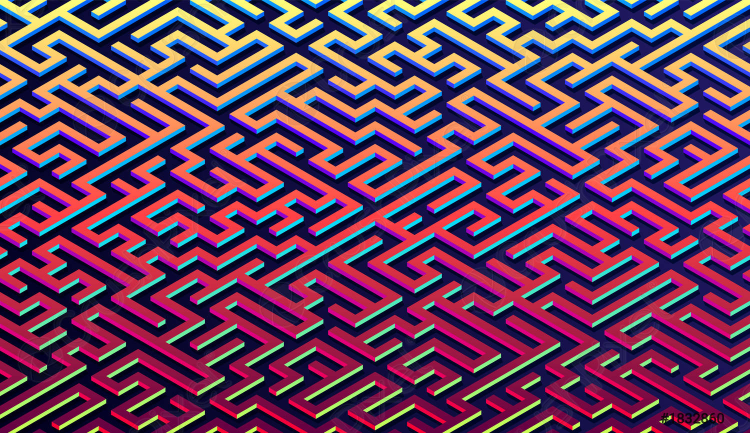
#> input picture programa/img/inicio.jpg, 1500 x 866 px (shown at 1/2 size)
$ python -i main.py   (imports and definitions only)
#> lines starting #> are read from the running program, lines starting #| are printed output that depends on the picture
import os
from tkinter import font
from pyswip import Prolog
import tkinter as tk
from tkinter import filedialog
from tkinter import *
from PIL import ImageTk, Image
from copy import deepcopy
from datetime import datetime
import uuid
from scroll import ScrollableFrame


"""
getVentana
E: Ninguna
S: Una Ventana
R: Los recursos solicitados deben existir
O: Crear una ventana para el programa
"""
def getVentana():
    global ventana
    ventana = Tk()
    ventana.iconbitmap("img/icono.ico")
    ventana.title("Laberinto")
    x = 1280
    y = 720

    cambiarTama(x,y)
    ventana.columnconfigure(0,weight=1, uniform="vent")
    ventana.rowconfigure(0,weight=1)
    ventana.resizable(width=False, height=False)
    return ventana


"""
cambiarTama(x,y)
E: x->Ancho de la ventana, y-> alto de la ventana
S: Cambio del tamaño de ventana
R: Los parametros deben ser numericos
O: Cambiar el tamaño de la ventana
"""
def cambiarTama(x, y):
    global ventana
    anchoPantalla = ventana.winfo_screenwidth()
    altoPantalla = ventana.winfo_screenheight()
    centroX = int(anchoPantalla/2 - x / 2)
    centroY = int(altoPantalla/2 - y / 2)
    ventana.geometry(f'{x}x{y}+{centroX}+{centroY}')


ventana = getVentana()
# [1 line that did not run here, left out]
# [1 line not run here, left out]

rutaArchivoLaberinto = ""
laberinto = []
tablero = []
posX = 0
posY = 0
inicioX = 0
inicioY=0
finX = 0
finY = 0
gano = "inactivo"

fichaAnterior = "i"
colores = {"x": "#211438",
           "auto": "#9734FA",
           "sugerencia": "#9734FA",
           "O": "#71A85E",
           "◯": "#71A85E",
           "i": "#D7FA0F",
           "inicio": "#D7FA0F",
           "f": "#FA5041",
           "ar": "#C9429E",
           "ab": "#0A56AD",
           "ad": "#E28B48",
           "at": "#F4D03F",
           "inter": "#873600",
           "normal": "#71A85E",
           }
frames= {}
movRepeticion = []
nickname = "Jugador 1"
numeroMovimientos = 0
numeroSugerencias = 10
tiempoInicio = datetime.now()


"""
raise_frame(frame, x, y)
E: frame->un frame, (x,y) -> nuevas dimensiones de la ventana
S: Cambio grafico en la ventana
R: El frame debe existir y las dimensiones deben ser numericas
O: Cambiar la ventana actual
"""
def raise_frame(frame,x,y):
    cambiarTama(x,y)
    frame.tkraise()


"""
crearPaginaInicio
E: ninguna
S: Pagina inicio
R: Ninguna
O: Crear la pagina de inicio
"""
# [24 lines left out: function crearPaginaInicio, not called in this run]


"""
crearPaginaPreJuego
E: Ninguna
S: Pagina pre juego
R: Se deben seleccionar nickname y laberinto
O: Solicitar los datos para la creación del laberinto
"""
# [27 lines left out: function crearPaginaPreJuego, not called in this run]


"""
crearPaginaTablero
E: Ninguna
S: Pagina tablero
R: Se debe haber seleccionado un nombre y laberinto previamente
O: Brindar una interfaz para jugar
"""
# [86 lines left out: function crearPaginaTablero, not called in this run]


"""
crearPaginaFinal
E: Ninguna
S: Pagina final
R: El estado de juego no puede ser "activo"
O: Mostrar la información de la partida al momento de terminar
"""
# [34 lines left out: function crearPaginaFinal, not called in this run]


"""
crearPaginaEstadisticas
E: ventanaAnterior-> nombre de la ventana anterior para poder volver a ella
S: Pagina de estadisticas
R: Ninguna
O: Mostrar las estadisticas de las partidas
"""
# [49 lines left out: function crearPaginaEstadisticas, not called in this run]


"""
getEstadisticas
E: Ninguna
S: lista de estadisticas almacenadas
R: Debe existir el archivo de estadisticas
O: Obtener un registro de todas las estadisticas almacenadas
"""
# [10 lines left out: function getEstadisticas, not called in this run]


"""
getRepeticion
E: id-> id del archivo en donde se encuentra la repetición
S: lista de movimientos de la partida guardada
R: el id debe existir
O: Obtener la lista de movimientos de una repetición
"""
# [10 lines left out: function getRepeticion, not called in this run]


"""
getPaginaRepeticion
E: id-> id de la repeticion
S: Pagina repeticion
R: el id debe existir
O: Crear una pagina para reproducir la repetición
"""
# [73 lines left out: function getPaginaRepeticion, not called in this run]


"""
reproducirRepeticion(tablero, repeticion)
E: tablero->matriz de fichas , repetición->lista de movimientos
S: reproduccion de la repetición
R: deben existir tablero y archivo con el id indicado previamente
O: representar graficamente la repetición de la partida
"""
# [10 lines left out: function reproducirRepeticion, not called in this run]


"""
reproducirRepeticionAux(tab, punto)
E: tab -> matriz de fichas, punto-> indice de la ficha a modificar
S: cambio grafico en una ficha especifica
R: el punto debe pertenecer al tablero
O: Cambiar el color de la ficha segun el tipo de movimiento
"""
# [11 lines left out: function reproducirRepeticionAux, not called in this run]


"""
parpadear
E: objeto -> objeto a resaltar, (col1, col2) ->colores , cant ->cantidad de veces a repetir el cambio
S: Cambio grafico de la ficha
R: El objeto debe existir y tener una propiedad ["bg"], los colores deben ser validos y cant >0
O: Cambia los colores de un objeto para que este parpadee graficamente
"""
# [5 lines left out: function parpadear, not called in this run]


"""
reiniciar
E: ninguna
S: reinicio del juego
R: ninguna
O: Reinicia el laberinto y guarda la partida como abandono
"""
# [5 lines left out: function reiniciar, not called in this run]


"""
guardarEstadisticas
E: pNickname-> nickname del usuario , pCantmov->cantidad de movimientos realizados,
    pCantSug->cantidad de sugerencias solicitadas, pTiempo -> tiempo que tardo en completar el laberinto, pTipoFin ->de que manera termino el laberinto
S: id de la nueva entrada
R: nicname, tiempo y tipofin deben ser cadenas de text
O: Guardar la partida terminada en estadisticas
"""
# [7 lines left out: function guardarEstadisticas, not called in this run]


"""
guardarRepeticion
E: id -> id de la partida recien registrada en estadisticas
S: nuevo archivo de repetición
R: ninguna
O: guardar la repetición y el laberinto jugado en sus respectivas carpetas
"""
# [15 lines left out: function guardarRepeticion, not called in this run]


"""
crearFrame
E: ninguna
S: Nuevo frame
R: Debe existir ventana
O: Crear un nuevo frame
"""
# [5 lines left out: function crearFrame, not called in this run]


"""
solicitarArchivo
E: ningua
S: ruta del archivo seleccionado
R: ninguna
O: Seleccionar el laberinto que se desea jugar
"""
# [4 lines left out: function solicitarArchivo, not called in this run]


"""
reestablecerValores
E: ninguna
S: valores en su estado inicial
R: ninguna
O: Reestablece todos los valores a su estado inicial
"""
# [14 lines left out: function reestablecerValores, not called in this run]


"""
iniciarJuego
E: ninguna
S: Inicio del juego
R: se debe haber indicado nickname y laberinto
O: Iniciar la partida
"""
# [9 lines left out: function iniciarJuego, not called in this run]


"""
transformarLaberinto
E: laberintoProlog -> matriz del laberinto en formato de prolog
S: matriz del laberinto formato python
R: ninguna
O: Parsear la entrada recibida por prolog
"""
# [10 lines left out: function transformarLaberinto, not called in this run]


"""
obternerPosicionInicial
E: ninguna
S: posiciones iniciales y finales del laberinto
R: debe existir un laberinto cargado
O: Obtener las posiciones del laberinto
"""
# [21 lines left out: function obtenerPosicionInicial, not called in this run]


"""
abandonarPartida
E: ninguna
S: termina la partida
R: El juego debe haber comenzado
O: Abandonar una partida
"""
# [5 lines left out: function abandonarPartida, not called in this run]


solucionLaberinto= []


"""
solucionarLaberinto
E: laberintoSol -> laberinto a solucionar, puntoInicio -> punto de inicio del laberinto, puntoFinal -> punto final del laberinto
S: lista con los puntos solución del laberinto
R: puntoInicio y puntoFinal deben ser tuplas (x,y), laberintoSol una copia del laberinto original
O: Obtener solución del laberinto
este algoritmo fue basado en el siguiente articulo https://programmerclick.com/article/67791960095/
tomando en cuenta las diferencias entre los objetivos
"""
# [21 lines left out: function solucionarLaberinto, not called in this run]

######################################################################################################################################################

"""
solicitarSugerencia
E: boton -> botono de solicitar sugerencia
S: cambio grafico en el punto sugerido y el boton de solicitar
R: Debe existir una solución
O: Obtener una sugerencia para el movimiento
"""
# [23 lines left out: function solicitarSugerencia, not called in this run]


"""
mostrarSugerencia
E: ficha -> ficha a sugerir
S: cambio grafico en ficha
R: ninguna
O: mostrar graficamente la sugerencia
"""
def mostrarSugerencia(ficha):
   ficha.config(bg=colores[ficha["text"]],fg=colores[ficha["text"]])


"""
crearTablero
E: ventanaTablero -> ventana en donde se creará el tablero, laberintoTablero-> laberinto en el que se basará el tablero
S: Representación grafica del laberinto en la ventana indicada
R: debe existir el laberinto y ventana indicados
O: Crear un tablero
"""
# [24 lines left out: function crearTablero, not called in this run]


"""
autoSolucionar
E:boton -> boton de autosolución
S: Pagina final
R: el laberinto debe haber iniciado
O: solicitar autosolución del laberinto
"""
# [12 lines left out: function autoSolucionar, not called in this run]


"""
mostrarSolucion
E: tab ->tablero
S: representasión grafica de la solución
R: debe existir una solución
O: representar graficamente la solución del laberinto
"""
# [8 lines left out: function mostrarSolucion, not called in this run]


"""
obtenerSolucion
E: ninguna
S: solicitud de solución del laberinto
R: ninguna
O: Solicitar la solucióndel laberinto
"""
# [6 lines left out: function obtenerSolucion, not called in this run]

"""
verificar
E: boton -> botono de verificar posición
S: cambio grafico que indica si es valido o no
R: ninguna
O: Indicar graficamente si la posición actual forma parte de la solución
"""
# [11 lines left out: function verificar, not called in this run]


"""
verificarAux
E: boton -> boton de verificar
S: reestablece la apariencia del boton
R: ninguna
O: reestablecer la apariencia del boton
"""
def verificarAux(boton):
    boton["bg"] = "#4F67E0"
    boton["text"] = "Verificar posición"

"""
moverFichaAux
E: fichaActual  -> posición actual en tablero , fichaSiguiente->destino en tablero
S: cambio grafico del tablero
R: deben existir las posiciónes indicadas
O: Mover la ficha de manera grafica
"""
# [14 lines left out: function moverFichaAux, not called in this run]


"""
moverFicha
E: i-> indice representativo de la dirección
S: cambio de la posición de la ficha
R: el movimiento debe ser valido
O: Mover la ficha en el tablero
"""
def moverFicha(i):
    global posX, posY,fichaAnterior, numeroMovimientos, tiempoInicio, laberinto,gano,movRepeticion
    if gano != "activo":
        return
    puntosMovimientos = [(-1, 0), (1, 0), (0, -1), (0, 1)]
    letrasMovimientos = ['w','s','a','d']
    siguientePunto = (posX + puntosMovimientos[i][0], posY + puntosMovimientos[i][1])
    if siguientePunto[0] in range(len(laberinto)) and siguientePunto[1] in range(len(laberinto[siguientePunto[0]])):
        movimientoValido = bool(list(prolog.query("permiteMovimiento(%s,%s,%s)."%(fichaAnterior,letrasMovimientos[i],laberinto[siguientePunto[0]][siguientePunto[1]]))))
        if movimientoValido and gano == "activo":
            movRepeticion += [["normal",siguientePunto[0],siguientePunto[1]]]
            moverFichaAux((posX,posY),siguientePunto) #mueve la ficha graficamente
            fichaTemp = fichaAnterior
            fichaAnterior = laberinto[siguientePunto[0]][siguientePunto[1]]
            laberinto[posX][posY] = fichaTemp
            laberinto[siguientePunto[0]][siguientePunto[1]] = '◯'
            posY+=puntosMovimientos[i][1]
            posX+=puntosMovimientos[i][0]
            numeroMovimientos+=1
            contadorMov.set("Numero de movimientos: "+str(numeroMovimientos))

            if fichaAnterior =="f":
                gano = "exitosa"
                movRepeticion += [["exitosa",-1,-1]]
                crearPaginaFinal()

    if numeroMovimientos == 1:
        tiempoInicio = datetime.now()
        refrescarTiempo()


"""
moverIzquierda
E: evento de presionar la tecla direccional
S: Solicitud de mover la ficha
R: ninguna
O: Detectar la entrada de la tecla
"""
def moverIzquierda(event):
    moverFicha(2)


"""
moverDerecha
E: evento de presionar la tecla direccional
S: Solicitud de mover la ficha
R: ninguna
O: Detectar la entrada de la tecla
"""
def moverDerecha(event):
    moverFicha(3)


"""
moverArriba
E: evento de presionar la tecla direccional
S: Solicitud de mover la ficha
R: ninguna
O: Detectar la entrada de la tecla
"""
def moverArriba(event):
    moverFicha(0)


"""
moverAbajo
E: evento de presionar la tecla direccional
S: Solicitud de mover la ficha
R: ninguna
O: Detectar la entrada de la tecla
"""
def moverAbajo(event):
    moverFicha(1)


"""
formatearTiempo
E: segundos ->cantidad de segundos transcurridos
S: Formato de tiempo en horas:minutos:segundos
R: segundos debe ser un numero entero
O: Darle formato al tiempo del cronometro
"""
def formatearTiempo(segundos):
    horas = int(segundos / 60 / 60)
    segundos -= horas*60*60
    minutos = int(segundos/60)
    segundos -= minutos*60
    return f"{horas:02d}:{minutos:02d}:{segundos:02d}"


"""
getTiempo
E: hora del sistema
S: tiempo transcurrido
R: ninguna
O: Obtener el tiempo transcurrido
"""
def getTiempo():
    segundos_transcurridos= (datetime.now() - tiempoInicio).total_seconds()
    return formatearTiempo(int(segundos_transcurridos))

"""
refrescarTiempo
E: Ninguna
S: Actualiza el tiempo una vez realizado el primer movimiento
R: El juego debe estar en espera
O: Arrancar el cronometro
"""
# [5 lines left out: function refrescarTiempo, not called in this run]

#la funcionalidad del cronometro se basa en esta implementación https://parzibyte.me/blog/2021/08/23/cronometro-tkinter-python/
cronometro = tk.StringVar(ventana, value=getTiempo())

# [7 lines not run here, left out]

>>> import cv2
>>> picture = cv2.imread('img/inicio.jpg', cv2.IMREAD_GRAYSCALE)
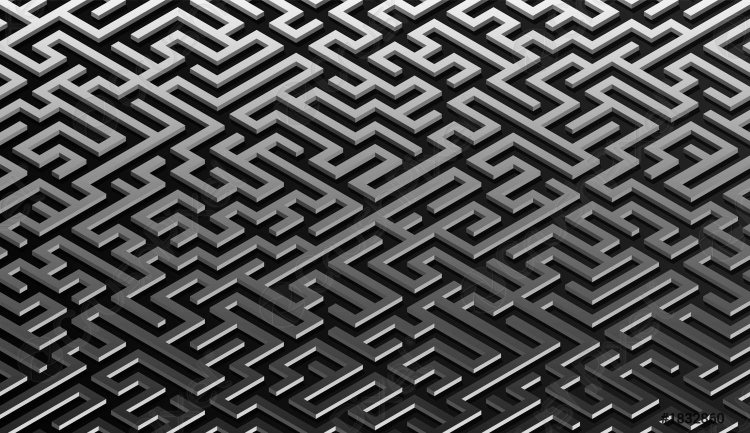
#> picture: shape (866, 1500) (shown at 1/2 size); min 0, max 255, mean 78.7
>>> result = moverFicha(picture)
